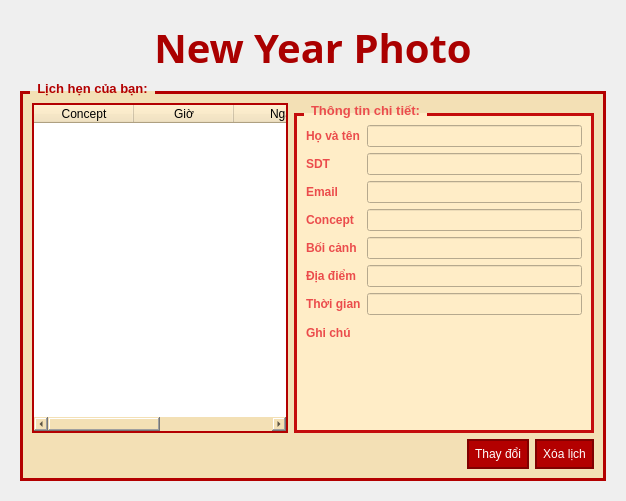
      <widget class="QWidget" name="tabCheck">
       <attribute name="title">
        <string>Chỉnh lịch</string>
       </attribute>
       <layout class="QGridLayout" name="gridLayout_6">
        <item row="0" column="0">
         <widget class="QWidget" name="widget_2" native="true">
          <layout class="QGridLayout" name="gridLayout_7">
           <item row="1" column="0">
            <widget class="QLabel" name="label_5">
             <property name="maximumSize">
              <size>
               <width>16777215</width>
               <height>200</height>
              </size>
             </property>
             <property name="font">
              <font>
               <family>Bauhaus 93</family>
               <pointsize>30</pointsize>
               <weight>75</weight>
               <bold>true</bold>
              </font>
             </property>
             <property name="text">
              <string>&lt;html&gt;&lt;head/&gt;&lt;body&gt;&lt;p&gt;&lt;span style=&quot; color:#aa0000;&quot;&gt;New Year Photo&lt;/span&gt;&lt;/p&gt;&lt;/body&gt;&lt;/html&gt;</string>
             </property>
             <property name="alignment">
              <set>Qt::AlignCenter</set>
             </property>
            </widget>
           </item>
           <item row="2" column="0">
            <layout class="QVBoxLayout" name="verticalLayout_9">
             <item>
              <widget class="QGroupBox" name="groupBox_3">
               <property name="minimumSize">
                <size>
                 <width>0</width>
                 <height>350</height>
                </size>
               </property>
               <property name="font">
                <font>
                 <family>MS Shell Dlg 2</family>
                 <pointsize>10</pointsize>
                 <weight>9</weight>
                 <italic>false</italic>
                 <bold>false</bold>
                </font>
               </property>
               <property name="styleSheet">
                <string notr="true">
QWidget{
background-color:#f3e0b5;
}

QGroupBox{
border:3px solid #b30000;
margin-top:10px;
font-weight:bold;
color:#b30000;
}

QGroupBox::title{
subcontrol-origin: margin;
left:10px;
padding:0 5px 0 5px;
}

QLabel{
color:#b30000;
font-weight:bold;
}

QPushButton{
background-color:#b30000;
color:white;
border:2px solid #800000;
padding:6px;
}

QPushButton:hover{
background-color:#d40000;
}

QTableWidget{
border:2px solid #b30000;
background:white;
}
    </string>
               </property>
               <property name="title">
                <string>Lịch hẹn của bạn:</string>
               </property>
               <layout class="QVBoxLayout" name="verticalLayout_10">
                <item>
                 <layout class="QHBoxLayout" name="horizontalLayout_6">
                  <item>
                   <widget class="QTableWidget" name="tableWidget">
                    <column>
                     <property name="text">
                      <string>Concept</string>
                     </property>
                    </column>
                    <column>
                     <property name="text">
                      <string>Giờ</string>
                     </property>
                    </column>
                    <column>
                     <property name="text">
                      <string>Ngày</string>
                     </property>
                    </column>
                    <column>
                     <property name="text">
                      <string>Địa điểm</string>
                     </property>
                    </column>
                   </widget>
                  </item>
                  <item>
                   <widget class="QGroupBox" name="groupBox_4">
                    <property name="minimumSize">
                     <size>
                      <width>300</width>
                      <height>0</height>
                     </size>
                    </property>
                    <property name="font">
                     <font>
                      <family>MS Shell Dlg 2</family>
                      <pointsize>10</pointsize>
                      <weight>9</weight>
                      <italic>false</italic>
                      <bold>false</bold>
                     </font>
                    </property>
                    <property name="autoFillBackground">
                     <bool>false</bool>
                    </property>
                    <property name="styleSheet">
                     <string notr="true">background-color: rgb(255, 237, 199);
font: 75 10pt &quot;MS Shell Dlg 2&quot;;
border-color: rgb(196, 12, 12);
color: rgb(235, 76, 76);
</string>
                    </property>
                    <property name="title">
                     <string>Thông tin chi tiết:</string>
                    </property>
                    <layout class="QHBoxLayout" name="horizontalLayout_7">
                     <item>
                      <layout class="QFormLayout" name="formLayout_4">
                       <item row="0" column="0">
                        <widget class="QLabel" name="LineEditName">
                         <property name="text">
                          <string>Họ và tên</string>
                         </property>
                        </widget>
                       </item>
                       <item row="0" column="1">
                        <widget class="QLineEdit" name="lineEditName_2"/>
                       </item>
                       <item row="1" column="0">
                        <widget class="QLabel" name="sDTLabel">
                         <property name="text">
                          <string>SDT</string>
                         </property>
                        </widget>
                       </item>
                       <item row="1" column="1">
                        <widget class="QLineEdit" name="lineEditPhone_2"/>
                       </item>
                       <item row="2" column="0">
                        <widget class="QLabel" name="emailLabel">
                         <property name="text">
                          <string>Email</string>
                         </property>
                        </widget>
                       </item>
                       <item row="2" column="1">
                        <widget class="QLineEdit" name="lineEditEmail_2"/>
                       </item>
                       <item row="3" column="0">
                        <widget class="QLabel" name="conceptLabel">
                         <property name="text">
                          <string>Concept</string>
                         </property>
                        </widget>
                       </item>
                       <item row="3" column="1">
                        <widget class="QLineEdit" name="lineEditConcept"/>
                       </item>
                       <item row="4" column="0">
                        <widget class="QLabel" name="LineEditBackground">
                         <property name="text">
                          <string>Bối cảnh </string>
                         </property>
                        </widget>
                       </item>
                       <item row="4" column="1">
                        <widget class="QLineEdit" name="lineEditBackground"/>
                       </item>
                       <item row="5" column="0">
                        <widget class="QLabel" name="LineEditPlace">
                         <property name="text">
                          <string>Địa điểm</string>
                         </property>
                        </widget>
                       </item>
                       <item row="5" column="1">
                        <widget class="QLineEdit" name="lineEditPlace"/>
                       </item>
                       <item row="6" column="0">
                        <widget class="QLabel" name="LineEditDate">
                         <property name="text">
                          <string>Thời gian</string>
                         </property>
                        </widget>
                       </item>
                       <item row="6" column="1">
                        <widget class="QLineEdit" name="lineEditTime"/>
                       </item>
                       <item row="7" column="0">
                        <widget class="QLabel" name="WidgetNote">
                         <property name="text">
                          <string>Ghi chú</string>
                         </property>
                        </widget>
                       </item>
                       <item row="7" column="1">
                        <widget class="QWidget" name="textEditNote_2" native="true">
                         <property name="minimumSize">
                          <size>
                           <width>0</width>
                           <height>100</height>
                          </size>
                         </property>
                         <property name="font">
                          <font>
                           <family>MS Shell Dlg 2</family>
                           <pointsize>10</pointsize>
                           <weight>9</weight>
                           <italic>false</italic>
                           <bold>false</bold>
                          </font>
                         </property>
                        </widget>
                       </item>
                      </layout>
                     </item>
                    </layout>
                   </widget>
                  </item>
                 </layout>
                </item>
                <item>
                 <layout class="QHBoxLayout" name="horizontalLayout_3">
                  <item>
                   <spacer name="horizontalSpacer">
                    <property name="orientation">
                     <enum>Qt::Horizontal</enum>
                    </property>
                    <property name="sizeHint" stdset="0">
                     <size>
                      <width>40</width>
                      <height>20</height>
                     </size>
                    </property>
                   </spacer>
                  </item>
                  <item>
                   <widget class="QPushButton" name="pushButtonChange">
                    <property name="text">
                     <string>Thay đổi</string>
                    </property>
                   </widget>
                  </item>
                  <item>
                   <widget class="QPushButton" name="pushButtonDelete">
                    <property name="text">
                     <string>Xóa lịch</string>
                    </property>
                   </widget>
                  </item>
                 </layout>
                </item>
               </layout>
              </widget>
             </item>
            </layout>
           </item>
           <item row="3" column="0">
            <layout class="QVBoxLayout" name="verticalLayout_7"/>
           </item>
          </layout>
         </widget>
        </item>
       </layout>
      </widget>
